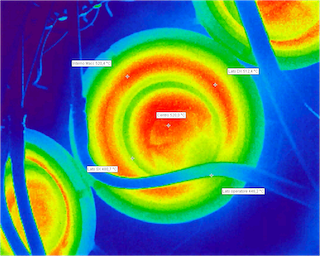
#> input picture example.png, 320 x 256 px
$ python rgb2array.py example.png
#> lines starting #> are read from the running program, lines starting #| are printed output that depends on the picture
from PIL import Image
import numpy as np
import argparse


def main(filepaths: list[str]):
    for filepath in filepaths:
        img = Image.open(filepath).convert('L')
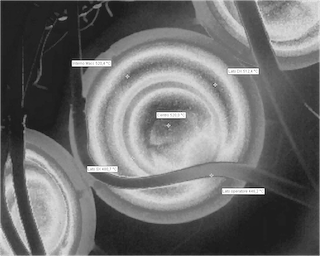
#> img: PIL image 320x256 L; min 17, max 255, mean 109.7
        matrix = np.array(img, np.float32)
        # np.set_printoptions(threshold=np.inf, formatter={
        #                     'all': lambda x: f'{x:.2f}'})
        np.set_printoptions(precision=2, floatmode='fixed', threshold=np.inf)
        with open('result.txt', 'w') as file:
            file.writelines(np.array2string(matrix.flatten(), separator=','))


if __name__ == '__main__':
    parser = argparse.ArgumentParser(
        description='Convert an RGB image to an array of grayscale values.')
    parser.add_argument('filepaths', type=str, nargs='+',
                        help='Paths to RGB images')
    args = parser.parse_args()
    main(args.filepaths)
